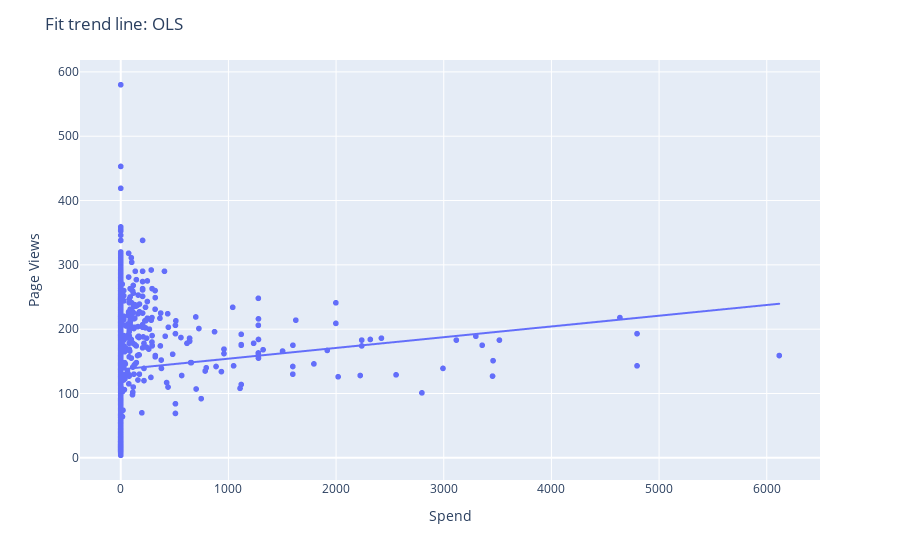

Write notebook code for a chart like this one.
### Markdown cell above
## Trend & Seasonality

### Code cell
fig = px.scatter(df, x="NetB_spd", y="Page Views", trendline= "ols")#"lowess")
fig.update_layout(title="Fit trend line: OLS", xaxis_title='Spend')
fig.show()
#results = px.get_trendline_results(fig)
#results.px_fit_results.iloc[0].summary()

### Figure 1 — Plotly figure (JSON) as saved in the notebook; plotly's stock layout.template omitted (floating-point values rounded to 4 significant figures; data arrays with more than 128 entries replaced by an {"elided": "..."} marker saying what was removed)
{"data": [{"hovertemplate": "NetB_spd=%{x}<br>Page Views=%{y}<extra></extra>", "legendgroup": "", "marker": {"color": "#636efa", "symbol": "circle"}, "mode": "markers", "name": "", "showlegend": false, "type": "scattergl", "x": {"elided": "1176 int values"}, "xaxis": "x", "y": {"elided": "1176 int values"}, "yaxis": "y"}, {"hovertemplate": "<b>OLS trendline</b><br>Page Views = 0.0166935 * NetB_spd + 137.454<br>R<sup>2</sup>=0.007813<br><br>NetB_spd=%{x}<br>Page Views=%{y} <b>(trend)</b><extra></extra>", "legendgroup": "", "marker": {"color": "#636efa", "symbol": "circle"}, "mode": "lines", "name": "", "showlegend": false, "type": "scattergl", "x": {"elided": "1176 int values"}, "xaxis": "x", "y": {"elided": "1176 float values"}, "yaxis": "y"}], "layout": {"legend": {"tracegroupgap": 0}, "margin": {"t": 60}, "title": {"text": "Fit trend line: OLS"}, "xaxis": {"anchor": "y", "domain": [0, 1], "title": {"text": "Spend"}}, "yaxis": {"anchor": "x", "domain": [0, 1], "title": {"text": "Page Views"}}}}
